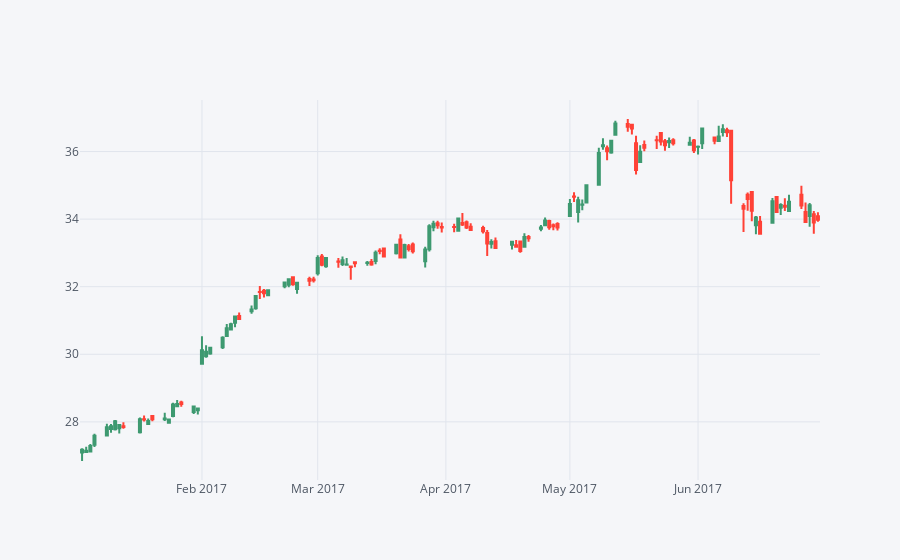

Notebook source saved alongside this figure:
### Code cell
AAPL[['Open', 'High', 'Low', 'Close']].loc['2017-01-01':'2017-07-01'].iplot(kind='candle')
